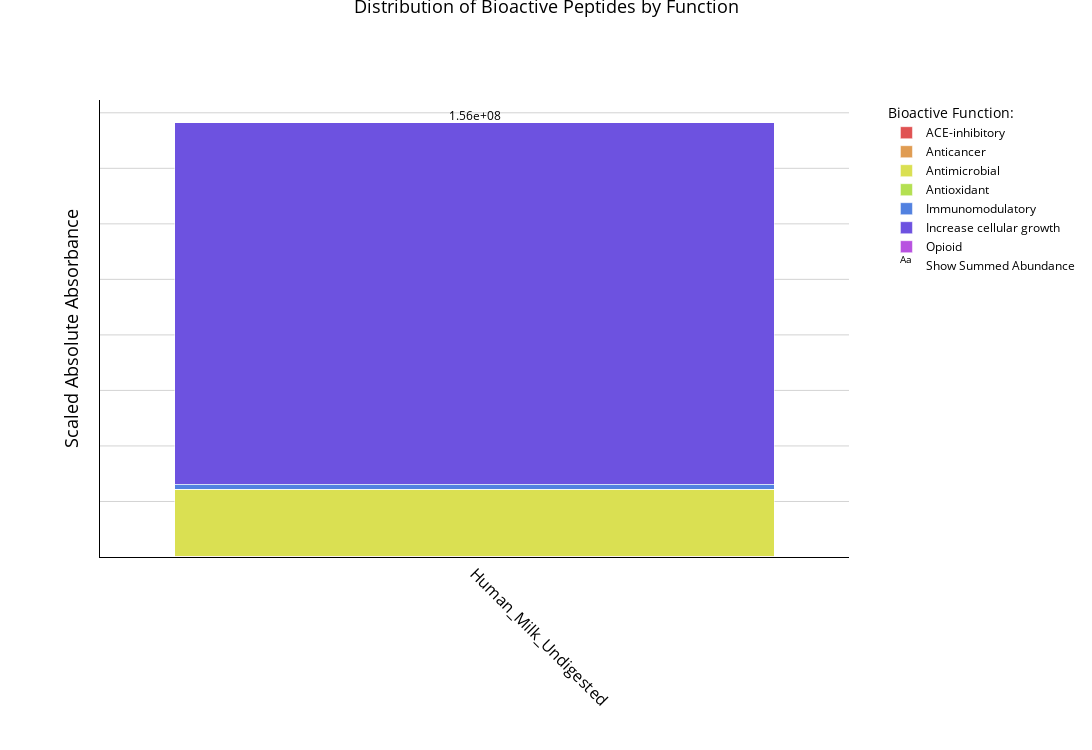
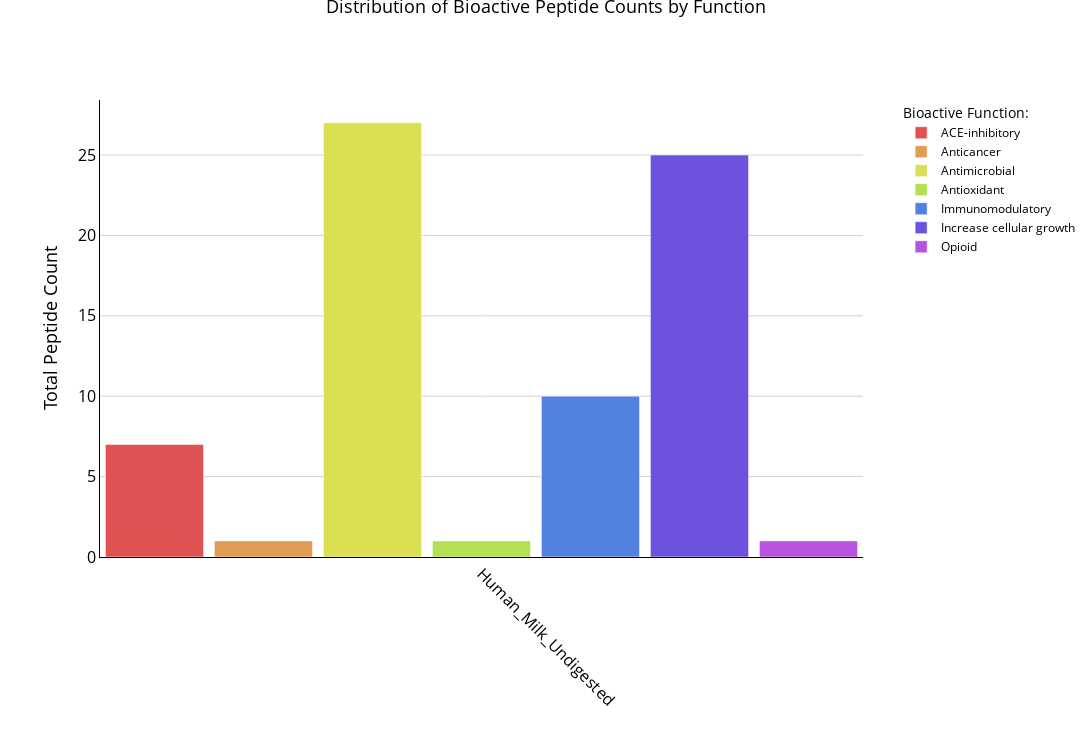
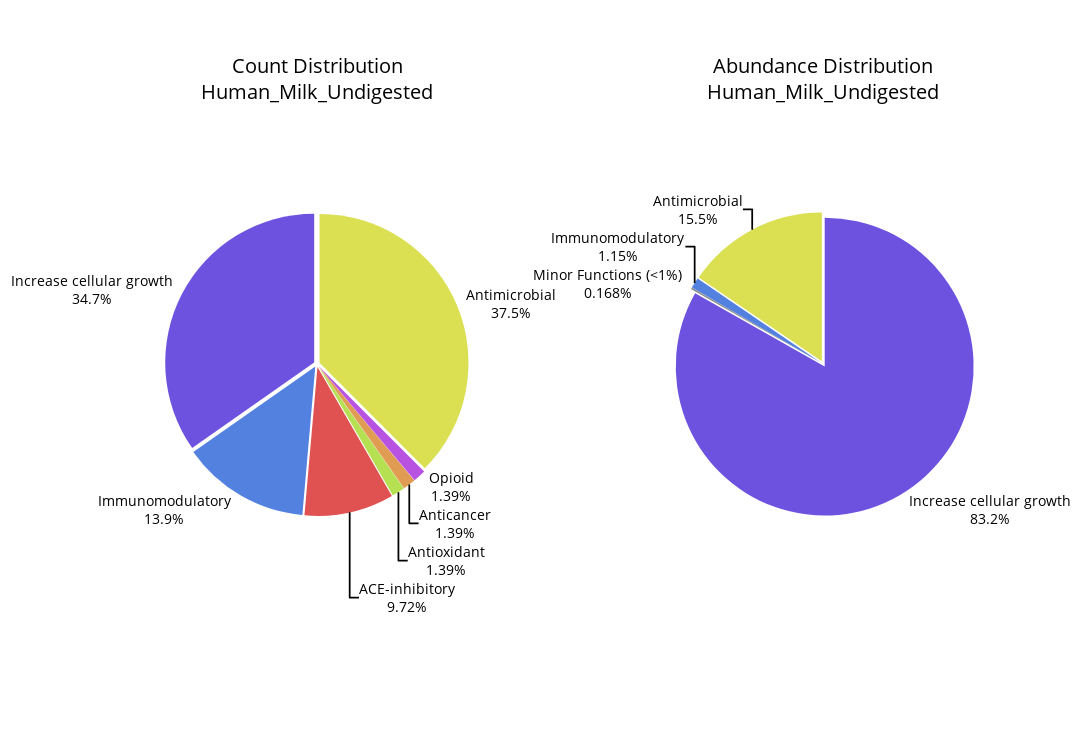
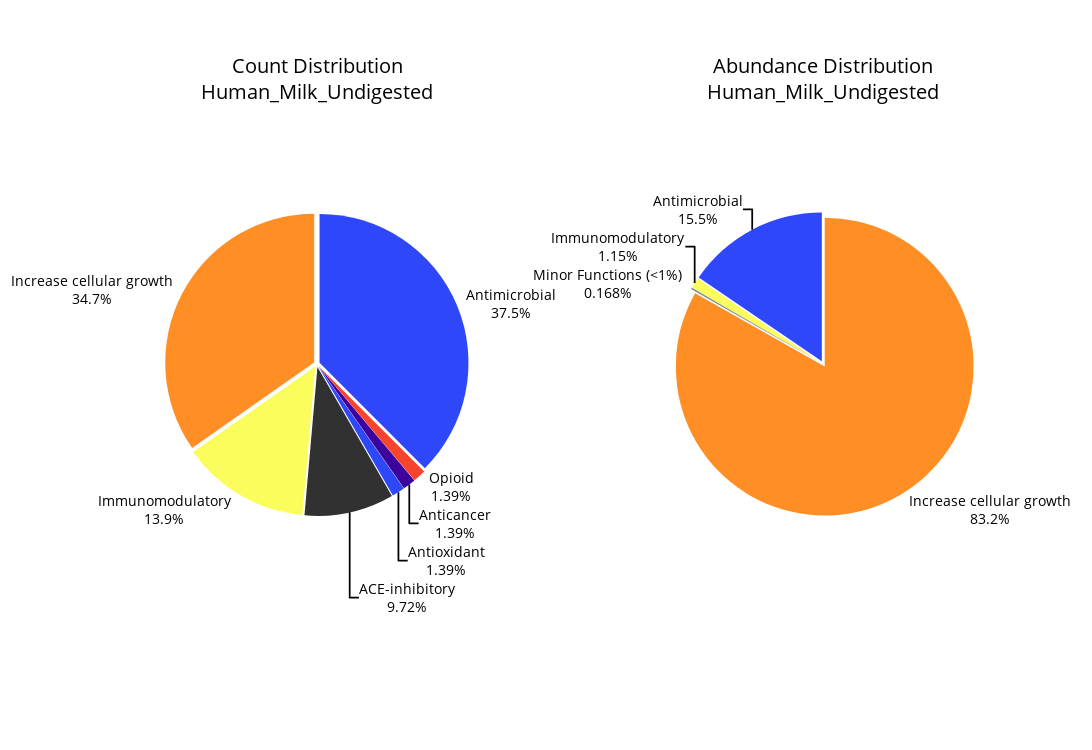

Notebook code for these charts, in order:
### Code cell
# Initialize the interface
data_transformer = DataTransformation()
data_transformer.setup_data_loading_ui()

# Create bioactive plotter
bioactive_plotter = BioactivePlotter(data_transformer)
bioactive_plotter.display()

### Figure 1 — Plotly figure (JSON) as saved in the notebook; plotly's stock layout.template omitted (floating-point values rounded to 4 significant figures)
{"data": [{"hoverinfo": "text", "hovertext": ["Function: ACE-inhibitory<br>Sample: Human_Milk_Undigested<br>Absolute Abundance: 2.19e+05<br>Relative Abundance: 0.1%"], "marker": {"color": "hsl(0.0,70%,60%)"}, "name": "ACE-inhibitory", "type": "bar", "x": ["Human_Milk_Undigested"], "y": [219300.0]}, {"hoverinfo": "text", "hovertext": ["Function: Anticancer<br>Sample: Human_Milk_Undigested<br>Absolute Abundance: 7.50e+03<br>Relative Abundance: 0.0%"], "marker": {"color": "hsl(31.428571428571427,70%,60%)"}, "name": "Anticancer", "type": "bar", "x": ["Human_Milk_Undigested"], "y": [7497.0]}, {"hoverinfo": "text", "hovertext": ["Function: Antimicrobial<br>Sample: Human_Milk_Undigested<br>Absolute Abundance: 2.42e+07<br>Relative Abundance: 15.5%"], "marker": {"color": "hsl(62.857142857142854,70%,60%)"}, "name": "Antimicrobial", "type": "bar", "x": ["Human_Milk_Undigested"], "y": [24210000.0]}, {"hoverinfo": "text", "hovertext": ["Function: Antioxidant<br>Sample: Human_Milk_Undigested<br>Absolute Abundance: 2.90e+04<br>Relative Abundance: 0.0%"], "marker": {"color": "hsl(78.57142857142857,70%,60%)"}, "name": "Antioxidant", "type": "bar", "x": ["Human_Milk_Undigested"], "y": [28990.0]}, {"hoverinfo": "text", "hovertext": ["Function: Immunomodulatory<br>Sample: Human_Milk_Undigested<br>Absolute Abundance: 1.79e+06<br>Relative Abundance: 1.1%"], "marker": {"color": "hsl(220.0,70%,60%)"}, "name": "Immunomodulatory", "type": "bar", "x": ["Human_Milk_Undigested"], "y": [1793000.0]}, {"hoverinfo": "text", "hovertext": ["Function: Increase cellular growth<br>Sample: Human_Milk_Undigested<br>Absolute Abundance: 1.30e+08<br>Relative Abundance: 83.2%"], "marker": {"color": "hsl(251.42857142857142,70%,60%)"}, "name": "Increase cellular growth", "type": "bar", "x": ["Human_Milk_Undigested"], "y": [130100000.0]}, {"hoverinfo": "text", "hovertext": ["Function: Opioid<br>Sample: Human_Milk_Undigested<br>Absolute Abundance: 7.50e+03<br>Relative Abundance: 0.0%"], "marker": {"color": "hsl(282.85714285714283,70%,60%)"}, "name": "Opioid", "type": "bar", "x": ["Human_Milk_Undigested"], "y": [7497.0]}, {"hoverinfo": "none", "mode": "text", "name": "Show Summed Abundance", "showlegend": true, "text": ["1.56e+08"], "textfont": {"color": "black", "size": 12}, "textposition": "top center", "texttemplate": "%{text}", "type": "scatter", "x": ["Human_Milk_Undigested"], "y": [156400000.0]}], "layout": {"barmode": "stack", "height": 750, "hoverlabel": {"bgcolor": "white", "font": {"family": "Arial", "size": 12}}, "legend": {"font": {"color": "black", "size": 12}, "title": {"text": "Bioactive Function:"}, "traceorder": "normal", "x": 1.05, "xanchor": "left", "y": 1, "yanchor": "top"}, "margin": {"l": 100, "r": 200, "t": 100}, "showlegend": true, "title": {"font": {"color": "black", "size": 18}, "text": "Distribution of Bioactive Peptides by Function", "x": 0.5, "xanchor": "center", "y": 1, "yanchor": "top"}, "width": 1100, "xaxis": {"linecolor": "black", "linewidth": 1, "mirror": false, "showline": true, "tickangle": 45, "tickfont": {"color": "black", "size": 16}, "title": {"font": {"color": "black", "size": 18}, "text": ""}}, "yaxis": {"exponentformat": "E", "gridcolor": "lightgray", "linecolor": "black", "linewidth": 1, "mirror": false, "showexponent": "all", "showgrid": true, "showline": true, "showticklabels": false, "tickfont": {"color": "black", "size": 16}, "title": {"font": {"color": "black", "size": 18}, "text": "Scaled Absolute Absorbance"}, "zeroline": false}}}

### Figure 2 — Plotly figure (JSON) as saved in the notebook; plotly's stock layout.template omitted (floating-point values rounded to 4 significant figures)
{"data": [{"hoverinfo": "text", "hovertext": ["Function: ACE-inhibitory<br>Sample: Human_Milk_Undigested<br>Count: 7"], "marker": {"color": "hsl(0.0,70%,60%)"}, "name": "ACE-inhibitory", "type": "bar", "width": 0.1029, "x": [-0.3429], "y": [7]}, {"hoverinfo": "text", "hovertext": ["Function: Anticancer<br>Sample: Human_Milk_Undigested<br>Count: 1"], "marker": {"color": "hsl(31.428571428571427,70%,60%)"}, "name": "Anticancer", "type": "bar", "width": 0.1029, "x": [-0.2286], "y": [1]}, {"hoverinfo": "text", "hovertext": ["Function: Antimicrobial<br>Sample: Human_Milk_Undigested<br>Count: 27"], "marker": {"color": "hsl(62.857142857142854,70%,60%)"}, "name": "Antimicrobial", "type": "bar", "width": 0.1029, "x": [-0.1143], "y": [27]}, {"hoverinfo": "text", "hovertext": ["Function: Antioxidant<br>Sample: Human_Milk_Undigested<br>Count: 1"], "marker": {"color": "hsl(78.57142857142857,70%,60%)"}, "name": "Antioxidant", "type": "bar", "width": 0.1029, "x": [0], "y": [1]}, {"hoverinfo": "text", "hovertext": ["Function: Immunomodulatory<br>Sample: Human_Milk_Undigested<br>Count: 10"], "marker": {"color": "hsl(220.0,70%,60%)"}, "name": "Immunomodulatory", "type": "bar", "width": 0.1029, "x": [0.1143], "y": [10]}, {"hoverinfo": "text", "hovertext": ["Function: Increase cellular growth<br>Sample: Human_Milk_Undigested<br>Count: 25"], "marker": {"color": "hsl(251.42857142857142,70%,60%)"}, "name": "Increase cellular growth", "type": "bar", "width": 0.1029, "x": [0.2286], "y": [25]}, {"hoverinfo": "text", "hovertext": ["Function: Opioid<br>Sample: Human_Milk_Undigested<br>Count: 1"], "marker": {"color": "hsl(282.85714285714283,70%,60%)"}, "name": "Opioid", "type": "bar", "width": 0.1029, "x": [0.3429], "y": [1]}], "layout": {"barmode": "group", "height": 750, "hoverlabel": {"bgcolor": "white", "font": {"family": "Arial", "size": 12}}, "legend": {"font": {"color": "black", "size": 12}, "title": {"text": "Bioactive Function:"}, "traceorder": "normal", "x": 1.05, "xanchor": "left", "y": 1, "yanchor": "top"}, "margin": {"l": 100, "r": 200, "t": 100}, "showlegend": true, "title": {"font": {"color": "black", "size": 18}, "text": "Distribution of Bioactive Peptide Counts by Function", "x": 0.5, "xanchor": "center", "y": 1, "yanchor": "top"}, "width": 1100, "xaxis": {"linecolor": "black", "linewidth": 1, "mirror": false, "showline": true, "tickangle": 45, "tickfont": {"color": "black", "size": 16}, "ticktext": ["Human_Milk_Undigested"], "tickvals": [0], "title": {"font": {"color": "black", "size": 18}, "text": ""}}, "yaxis": {"gridcolor": "lightgray", "linecolor": "black", "linewidth": 1, "mirror": false, "showgrid": true, "showline": true, "tickfont": {"color": "black", "size": 16}, "tickformat": ",d", "title": {"font": {"color": "black", "size": 18}, "text": "Total Peptide Count"}, "type": "linear", "zeroline": false}}}

### Figure 3 — Plotly figure (JSON) as saved in the notebook; plotly's stock layout.template omitted (floating-point values rounded to 4 significant figures)
{"data": [{"domain": {"column": 0, "row": 0, "x": [0.02, 0.38]}, "hovertemplate": "Function: %{label}<br>Count: %{value}<br>Percentage: %{percent}<br><extra></extra>", "labels": ["ACE-inhibitory", "Antimicrobial", "Antioxidant", "Immunomodulatory", "Anticancer", "Increase cellular growth", "Opioid"], "marker": {"colors": ["hsl(0.0,70%,60%)", "hsl(62.857142857142854,70%,60%)", "hsl(78.57142857142857,70%,60%)", "hsl(220.0,70%,60%)", "hsl(31.428571428571427,70%,60%)", "hsl(251.42857142857142,70%,60%)", "hsl(282.85714285714283,70%,60%)"]}, "pull": 0.02, "textfont": {"color": "black", "size": 14}, "textinfo": "percent+label", "textposition": "outside", "type": "pie", "values": [7, 27, 1, 10, 1, 25, 1]}, {"domain": {"column": 1, "row": 0, "x": [0.62, 0.98]}, "hovertemplate": "Function: %{label}<br>Abundance: %{value:.2e}<br>Percentage: %{percent}<br><extra></extra>", "labels": ["Antimicrobial", "Immunomodulatory", "Increase cellular growth", "Minor Functions (<1%)"], "marker": {"colors": ["hsl(62.857142857142854,70%,60%)", "hsl(220.0,70%,60%)", "hsl(251.42857142857142,70%,60%)", "#808080"]}, "pull": 0.02, "textfont": {"color": "black", "size": 14}, "textinfo": "percent+label", "textposition": "outside", "type": "pie", "values": [24210000.0, 1793150, 130200000.0, 263300.0]}], "layout": {"annotations": [{"font": {"color": "black", "size": 20}, "showarrow": false, "text": "Count Distribution<br>Human_Milk_Undigested", "x": 0.2, "xanchor": "center", "y": 1.1, "yanchor": "bottom"}, {"font": {"color": "black", "size": 20}, "showarrow": false, "text": "Abundance Distribution<br>Human_Milk_Undigested", "x": 0.8, "xanchor": "center", "y": 1.1, "yanchor": "bottom"}], "height": 750, "margin": {"b": 50, "l": 100, "r": 100, "t": 150}, "showlegend": false, "title": {"font": {"color": "black"}}, "width": 1600, "xaxis": {"tickfont": {"color": "black"}}, "yaxis": {"tickfont": {"color": "black"}}}}

### Figure 4 — Plotly figure (JSON) as saved in the notebook; plotly's stock layout.template omitted (floating-point values rounded to 4 significant figures)
{"data": [{"domain": {"column": 0, "row": 0, "x": [0.02, 0.38]}, "hovertemplate": "Function: %{label}<br>Count: %{value}<br>Percentage: %{percent}<br><extra></extra>", "labels": ["ACE-inhibitory", "Antimicrobial", "Antioxidant", "Immunomodulatory", "Anticancer", "Increase cellular growth", "Opioid"], "marker": {"colors": ["#313131", "#2d47f9", "#2d47f9", "#fafd5b", "#3d019d", "#ff8e25", "#f8432d"]}, "pull": 0.02, "textfont": {"color": "black", "size": 14}, "textinfo": "percent+label", "textposition": "outside", "type": "pie", "values": [7, 27, 1, 10, 1, 25, 1]}, {"domain": {"column": 1, "row": 0, "x": [0.62, 0.98]}, "hovertemplate": "Function: %{label}<br>Abundance: %{value:.2e}<br>Percentage: %{percent}<br><extra></extra>", "labels": ["Antimicrobial", "Immunomodulatory", "Increase cellular growth", "Minor Functions (<1%)"], "marker": {"colors": ["#2d47f9", "#fafd5b", "#ff8e25", "#808080"]}, "pull": 0.02, "textfont": {"color": "black", "size": 14}, "textinfo": "percent+label", "textposition": "outside", "type": "pie", "values": [24210000.0, 1793150, 130200000.0, 263300.0]}], "layout": {"annotations": [{"font": {"color": "black", "size": 20}, "showarrow": false, "text": "Count Distribution<br>Human_Milk_Undigested", "x": 0.2, "xanchor": "center", "y": 1.1, "yanchor": "bottom"}, {"font": {"color": "black", "size": 20}, "showarrow": false, "text": "Abundance Distribution<br>Human_Milk_Undigested", "x": 0.8, "xanchor": "center", "y": 1.1, "yanchor": "bottom"}], "height": 750, "margin": {"b": 50, "l": 100, "r": 100, "t": 150}, "showlegend": false, "title": {"font": {"color": "black"}}, "width": 1600, "xaxis": {"tickfont": {"color": "black"}}, "yaxis": {"tickfont": {"color": "black"}}}}
